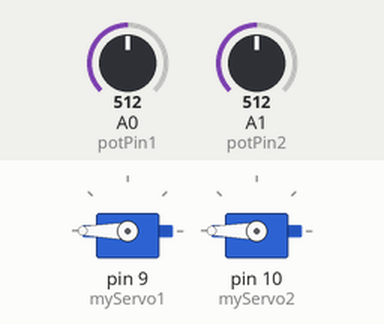
Simulated run of this sketch. Board: Arduino Uno, built with avr-gcc and run on an emulated ATmega328P. On the bench: 2 × servo. The test bench sets the inputs (shaded band); at power-on: A1 (potPin2) = 512, A0 (potPin1) = 512.

Above: at 1.2 s.
1.3 s: A1 (potPin2) set to 306
4.3 s: A0 (potPin1) set to 306
At 5.4 s:
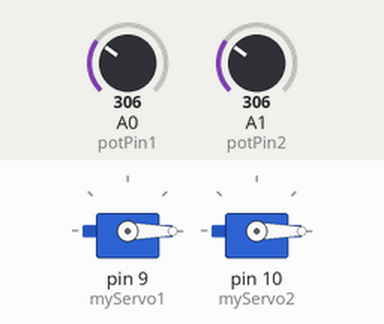
5.8 s: A1 (potPin2) set to 900
At 7.2 s:
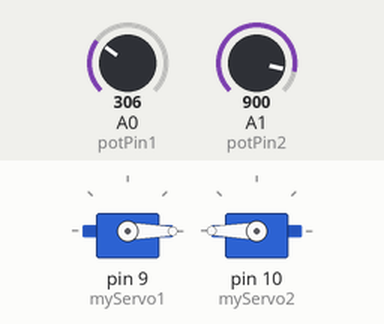
7.5 s: A1 (potPin2) set to 716
At 7.53 s:
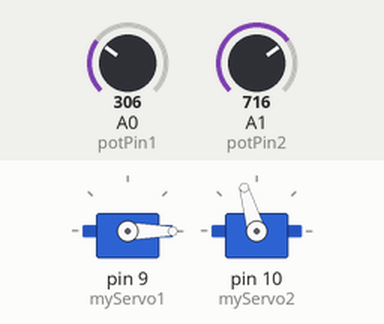
9.1 s: A1 (potPin2) set to 122
At 9.21 s:
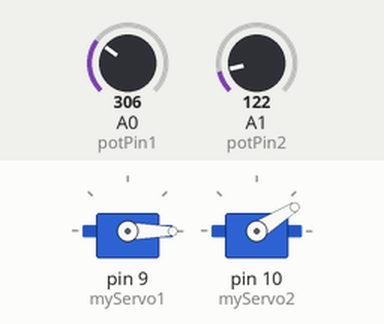
10.7 s: A1 (potPin2) set to 1023
At 12.1 s:
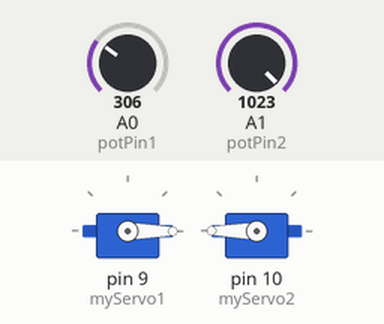
Timing chart, 0 to 13.2 s (numbered marks = the images above; inputs shaded):
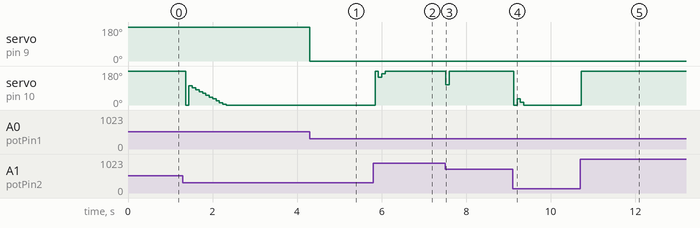

The sketch:

Servo_2D.ino
```cpp
// include the servo library
#include <Servo.h>
#include <PID_v1.h>

double Setpoint1, Input1, Output1;
double Setpoint2, Input2, Output2;
Servo myServo1;
Servo myServo2;// create a servo object
PID myPID1(&Input1, &Output1, &Setpoint1, 0.01, 0.01, 0.01, DIRECT);
PID myPID2(&Input2, &Output2, &Setpoint2, 0.01, 0.01, 0.01, DIRECT);
int const potPin1 = A0; // analog pin used to connect the potentiometer
int const potPin2 = A1;
int potVal1,potVal2;  // variable to read the value from the analog pin
int angle1,angle2;   // variable to hold the angle for the servo motor

void setup()
{
  Input1 = analogRead(A0);
  Setpoint1 = 90;
  Input2 = analogRead(A1);
  Setpoint2 = 90;
  myServo1.attach(9); // attaches the servo on pin 9 to the servo object
  myServo2.attach(10);
  myPID1.SetMode(AUTOMATIC);
  myPID2.SetMode(AUTOMATIC);
  myPID1.SetSampleTime(100);
  myPID2.SetSampleTime(80);
  //Serial.begin(9600);
}

void loop() {
  //Input = analogRead(A0);
  potVal1 = analogRead(potPin1); // read the value of the potentiometer
  potVal2 = analogRead(potPin2);
  Input1 = map(potVal1, 294, 735, 0, 180);
  Input2 = map(potVal2, 294, 735, 0, 180);
  //Serial.print("Input: ");
  //Serial.print(Input);
  double gap1 = abs(Setpoint1-Input1); //distance away from setpoint
  if(gap1 > 40)
  {  //we're close to setpoint, use conservative tuning parameters
    myPID1.SetTunings(5, 10, 1);
  }
  else if (gap1 < 40 && gap1 > 10)
  {
    myPID1.SetTunings(1, 2, 0.1);
  }
  else
  {
    myPID1.SetTunings(0.2, 0.1, 0);
  }


  double gap2 = abs(Setpoint2-Input2); //distance away from setpoint
  if(gap2 > 40)
  {  //we're close to setpoint, use conservative tuning parameters
    myPID2.SetTunings(1, 2, 0.2);
  }
  else if (gap2 < 40 && gap2 > 10)
  {
    myPID2.SetTunings(0.2, 0.5, 0.05);
  }
  else
  {
     //we're far from setpoint, use aggressive tuning parameters
     myPID2.SetTunings(0.05, 0.1, 0);
  }
  myPID1.Compute();
  myPID2.Compute();
  //Serial.print(", Output: ");
  //Serial.println(Output);
  // scale the numbers from the pot
  angle1 = map(Output1, 0, 255, 180, 0);
  angle2 = map(Output2, 0, 255, 180, 0);

  //Serial.print(", angle: ");
  //Serial.println(angle1);
  // set the servo position
  myServo1.write(angle1);
  myServo2.write(angle2);
  // wait for the servo to get there
  //delay(20);
}
```

Measured:
- after the input at 4.3 s, servo on pin 9 (myServo1): 180° → 0° at once
- after the input at 5.8 s, servo on pin 10 (myServo2): 0° → 180° at once, → 147° 0.08 s later, → 165° 0.08 s later, → 180° 0.08 s later
- after the input at 7.5 s, servo on pin 10 (myServo2): 180° → 106° at once, → 180° 0.08 s later
- after the input at 9.1 s, servo on pin 10 (myServo2): 180° → 0° at once, → 32° 0.08 s later, → 14° 0.08 s later, → 0° 0.08 s later
- after the input at 10.7 s, servo on pin 10 (myServo2): 0° → 180° at once
